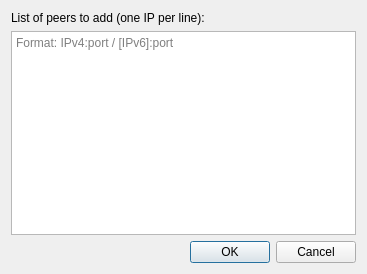
<?xml version="1.0" encoding="UTF-8"?>
<ui version="4.0">
    <class>PeersAdditionDialog</class>
    <widget class="QDialog" name="PeersAdditionDialog">
        <property name="geometry">
            <rect>
                <x>0</x>
                <y>0</y>
                <width>367</width>
                <height>274</height>
            </rect>
        </property>
        <property name="windowTitle">
            <string>Add Peers</string>
        </property>
        <layout class="QVBoxLayout" name="verticalLayout">
            <item>
                <widget class="QLabel" name="label">
                    <property name="text">
                        <string>List of peers to add (one IP per line):</string>
                    </property>
                </widget>
            </item>
            <item>
                <widget class="QTextEdit" name="textEditPeers">
                    <property name="lineWrapMode">
                        <enum>QTextEdit::NoWrap</enum>
                    </property>
                    <property name="acceptRichText">
                        <bool>false</bool>
                    </property>
                    <property name="placeholderText">
                        <string>Format: IPv4:port / [IPv6]:port</string>
                    </property>
                </widget>
            </item>
            <item>
                <widget class="QDialogButtonBox" name="buttonBox">
                    <property name="orientation">
                        <enum>Qt::Horizontal</enum>
                    </property>
                    <property name="standardButtons">
                        <set>QDialogButtonBox::Cancel|QDialogButtonBox::Ok</set>
                    </property>
                </widget>
            </item>
        </layout>
    </widget>
    <resources/>
    <connections/>
</ui>
